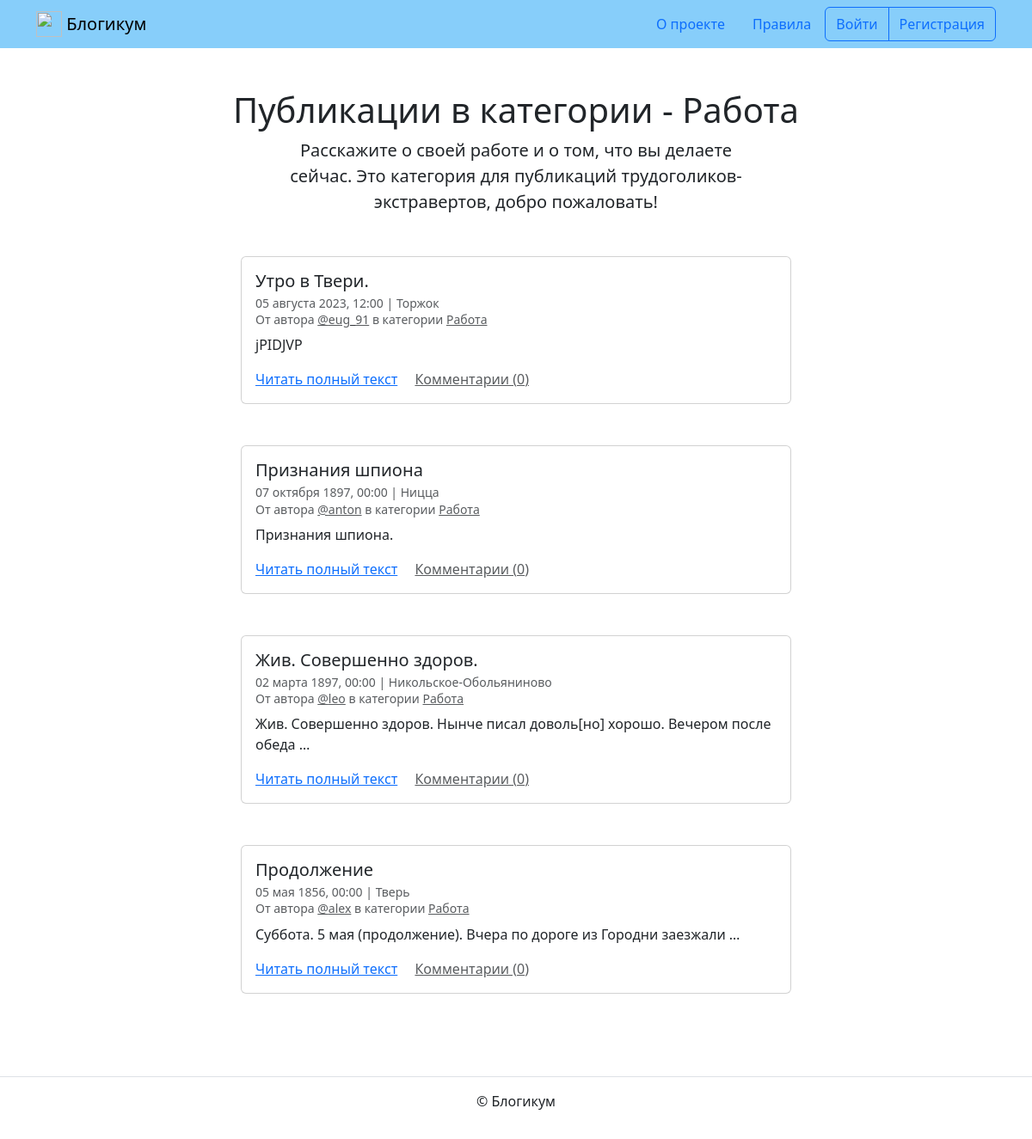
The app's page /category/work/, older data.
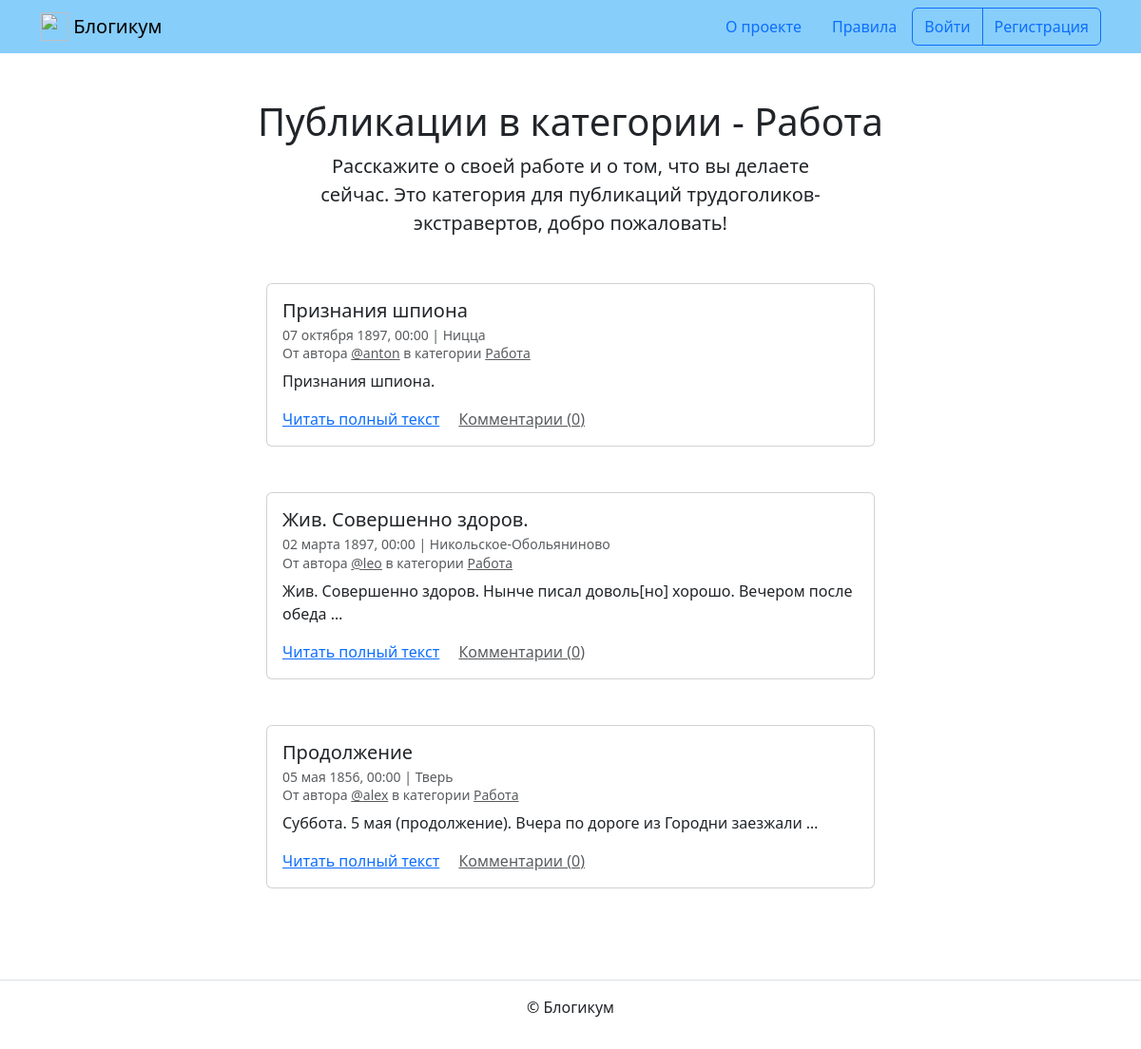
The same page, newer data.
### blog/models.py (models this page shows, shortened)
class CreatedPublishedModel(models.Model):
    is_published = models.BooleanField(
        'Опубликовано',
        default=True,
        help_text='Снимите галочку, чтобы скрыть публикацию.'
    )
    created_at = models.DateTimeField(
        'Добавлено',
        auto_now_add=True
    )
    class Meta:
        abstract = True

class Post(CreatedPublishedModel):
    title = models.CharField(
        'Заголовок',
        max_length=256
    )
    text = models.TextField(
        'Текст'
    )
    pub_date = models.DateTimeField(
        'Дата и время публикации',
        help_text=('Если установить дату и время в будущем — '
                   'можно делать отложенные публикации.')
    )
    author = models.ForeignKey(
        User,
        on_delete=models.CASCADE,
        verbose_name='Автор публикации',
        related_name='posts'
    )
    location = models.ForeignKey(
        'Location',
        on_delete=models.SET_NULL,
        null=True,
        blank=True,
        verbose_name='Местоположение',
        related_name='posts'
    )
    category = models.ForeignKey(
        'Category',
        on_delete=models.SET_NULL,
        null=True,
        verbose_name='Категория',
        related_name='posts'
    )
    image = models.ImageField(
        'Фото',
        upload_to='posts_images',
        blank=True
    )
    published_posts = PostManager()
    objects = models.Manager()
    class Meta:
        verbose_name = 'публикация'
        verbose_name_plural = 'Публикации'
        ordering = ('-pub_date', )

class Location(CreatedPublishedModel):
    name = models.CharField(
        'Название места',
        max_length=256
    )
    class Meta:
        verbose_name = 'местоположение'
        verbose_name_plural = 'Местоположения'

class Category(CreatedPublishedModel):
    title = models.CharField(
        'Заголовок',
        max_length=256
    )
    description = models.TextField(
        'Описание'
    )
    slug = models.SlugField(
        'Идентификатор',
        unique=True,
        help_text=('Идентификатор страницы для URL; '
                   'разрешены символы латиницы, цифры, дефис и подчёркивание.')
    )
    class Meta:
        verbose_name = 'категория'
        verbose_name_plural = 'Категории'

### blog/views.py (the view)
class CategoryListView(
    ListView
):
    template_name = 'blog/category.html'
    paginate_by = settings.COUNT_POSTS
    def get_queryset(self):
        category = get_object_or_404(
            Category,
            slug=self.kwargs['category_slug'],
            is_published=True
        )
        posts = category.posts.select_related(
            'author',
            'location',
            'category'
        ).filter(
            is_published=True,
            pub_date__lt=timezone.now(),
        ).annotate(
            comment_count=Count("comments")
        ).order_by(
            '-pub_date'
        )
        return posts
    def get_context_data(self, **kwargs):
        context = super().get_context_data(**kwargs)
        context["category"] = get_object_or_404(
            Category,
            slug=self.kwargs['category_slug'],
            is_published=True
        )
        return context

### blog/models.py (called while the page is built)
    def get_queryset(self):
        return super().get_queryset().filter(
            is_published=True,
            category__is_published=True,
            pub_date__lt=timezone.now()
        )

### templates/blog/category.html (shortened to what this page needs)
{% extends "base.html" %}
{% block content %}
  <h1 class="text-center">Публикации в категории - {{ category.title }}</h1>
  <p class="col-6 offset-3 mb-5 lead text-center">{{ category.description }}</p>
  {% for post in page_obj %}
    <article class="mb-5">
      {% include "includes/post_card.html" %}
    </article>
  {% endfor %}
{% endblock %}

### templates/includes/post_card.html (shortened to what this page needs)
<div class="col d-flex justify-content-center">
  <div class="card" style="width: 40rem;">
    <div class="card-body">
      <h5 class="card-title">{{ post.title }}</h5>
      <h6 class="card-subtitle mb-2 text-muted">
        <small>
          {{ post.pub_date|date:"d E Y, H:i" }} | {% if post.location and post.location.is_published %}{{ post.location.name }}{% else %}Планета Земля{% endif %}<br>
          От автора <a class="text-muted" href="{% url 'blog:profile' post.author %}">@{{ post.author.username }}</a> в
          категории {% include "includes/category_link.html" %}
        </small>
      </h6>
      <p class="card-text">{{ post.text|truncatewords:10 }}</p>
      <a href="{% url 'blog:post_detail' post.id %}" class="card-link">Читать полный текст</a>
      <a href="{% url 'blog:post_detail' post.id %}" class="card-link text-muted">Комментарии ({{ post.comment_count }})</a>
    </div>
  </div>
</div>

### templates/includes/category_link.html
<a class="text-muted" href="{% url 'blog:category_posts' post.category.slug %}">
  {{ post.category.title }}
</a>

Row changes from the older to the newer data that the page shows:
removed Post: title "Утро в Твери.", pub_date "05 августа 2023, 12:00", location.name "Торжок", author.username "eug_91", category "Работа", text "jPIDJVP", comment_count "0"
